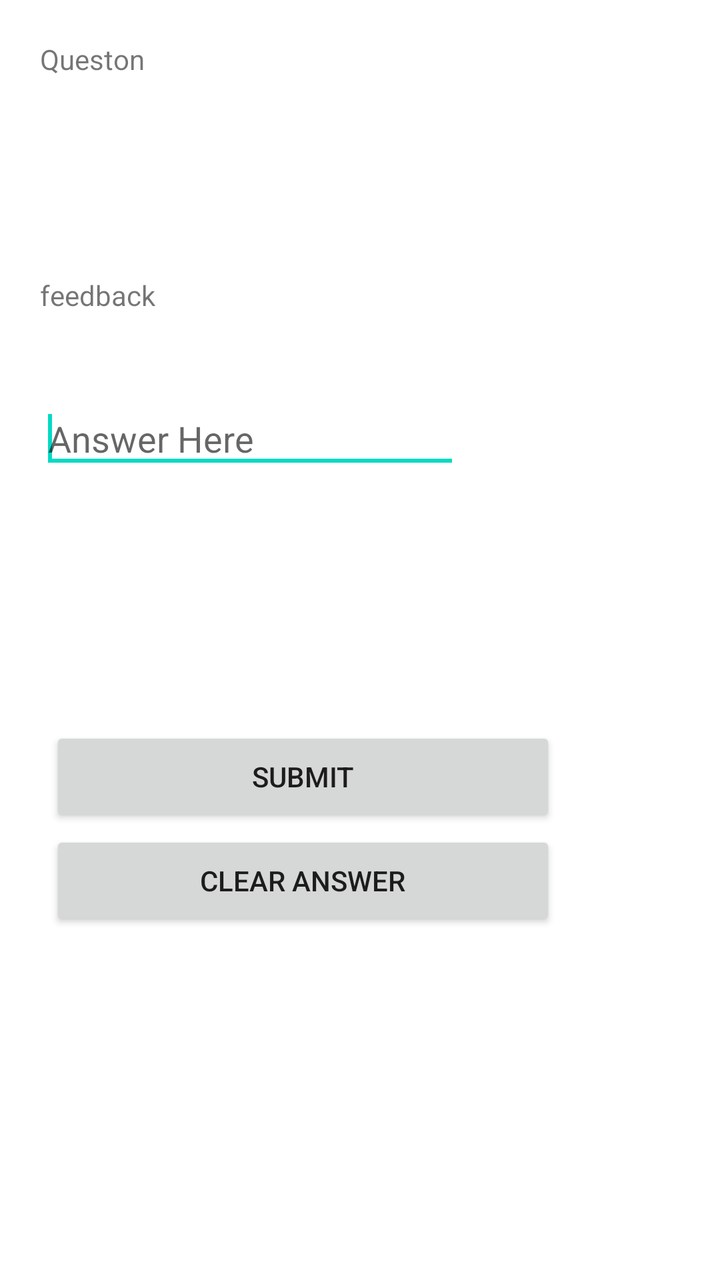
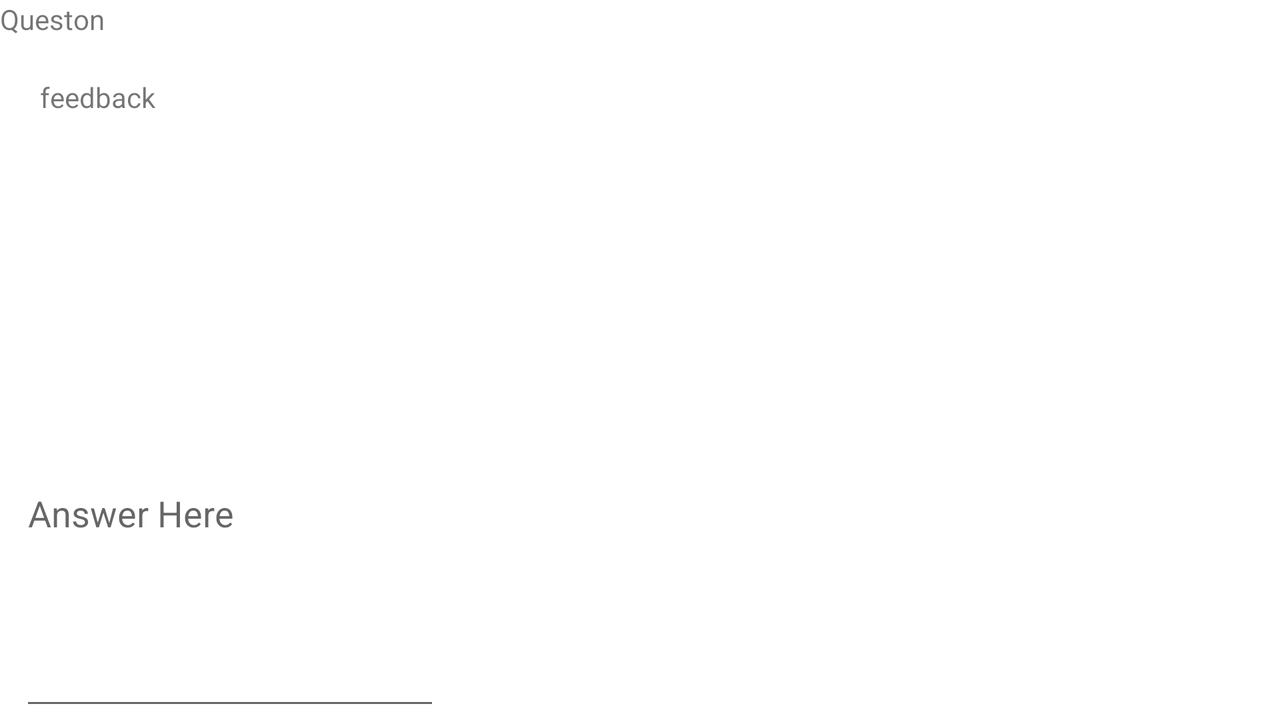

Compare how this app lays out the same screen by default and in its alternative resource folder. The renders come first, then the two layout files and the values they reference.
<!-- AndroidManifest.xml: application theme AppTheme -->
<!-- res/layout/question_dialog.xml -->
<?xml version="1.0" encoding="utf-8"?>
<LinearLayout xmlns:android="http://schemas.android.com/apk/res/android"
    android:layout_width="match_parent"
    android:layout_height="match_parent"
    android:background="#ffffff"
    android:orientation="vertical" >

    <TextView
        android:id="@+id/tvQuestion"
        android:layout_width="wrap_content"
        android:layout_height="wrap_content"
        android:layout_margin="20dp"
        android:text="Queston" />

    <TextView
        android:id="@+id/tvAns"
        android:layout_width="wrap_content"
        android:layout_height="wrap_content"
        android:layout_margin="20dp"
        android:text="" />

    <TextView
        android:id="@+id/tvFeedback"
        android:layout_width="wrap_content"
        android:layout_height="wrap_content"
        android:layout_margin="20dp"
        android:layout_marginBottom="10dp"
        android:layout_marginTop="45dp"
        android:text="feedback" />

    <LinearLayout
        android:layout_width="wrap_content"
        android:layout_height="wrap_content"
        android:layout_marginTop="20dp" >

        <EditText
            android:id="@+id/etAnswer"
            android:layout_width="wrap_content"
            android:layout_height="wrap_content"
            android:layout_marginLeft="20dp"
            android:layout_marginRight="20dp"
            android:ems="10"
            android:hint="Answer Here" >

            <requestFocus />
        </EditText>

       

    </LinearLayout>

    

	 <ImageView
            android:id="@+id/imageView1"
            android:layout_width="100dp"
            android:layout_height="100dp"
            android:layout_marginLeft="100dp"
            android:layout_marginRight="100dp"
            android:layout_marginTop="20dp" />
	 
    <Button
        android:id="@+id/btAnsSubmit"
        android:layout_width="253dp"
        android:layout_height="50dp"
        android:layout_marginTop="5dp"
        android:layout_marginLeft="25dp"
        android:text="Submit" />

    <Button
        android:id="@+id/bt2AnsClear"
        android:layout_width="253dp"
        android:layout_height="50dp"
        android:layout_marginTop="2dp"
        android:layout_marginLeft="25dp"
        android:onClick="clearAnswer"
        android:text="Clear Answer" />

</LinearLayout>
<!-- resources referenced by this layout -->
<resources>

</resources>
<!-- res/layout-land/question_dialog.xml (the author's variant of the layout above) -->
<!-- drawn on the phone turned sideways -->
<?xml version="1.0" encoding="utf-8"?>
<LinearLayout xmlns:android="http://schemas.android.com/apk/res/android"
    android:layout_width="wrap_content"
    android:layout_height="wrap_content"
    android:background="#ffffff"
    android:orientation="vertical" >

    <TextView
        android:id="@+id/tvQuestion"
        android:layout_width="wrap_content"
        android:layout_height="wrap_content"
        android:layout_margin="0dp"
        android:text="Queston" />

    <TextView
        android:id="@+id/tvFeedback"
        android:layout_width="wrap_content"
        android:layout_height="wrap_content"
        android:layout_margin="20dp"
        android:layout_marginBottom="5dp"
        android:layout_marginTop="5dp"
        android:text="feedback" />

    <ImageView
        android:id="@+id/imageView1"
        android:layout_width="70dp"
        android:layout_height="70dp"
        android:layout_marginLeft="10dp"
        android:layout_marginRight="5dp"
        android:layout_marginTop="2dp" />

    <EditText
        android:id="@+id/etAnswer"
        android:layout_width="wrap_content"
        android:layout_height="match_parent"
        android:layout_marginLeft="10dp"
        android:layout_marginRight="5dp"
        android:ems="10"
        android:hint="Answer Here" />

    <Button
        android:id="@+id/btAnsSubmit"
        android:layout_width="150dp"
        android:layout_height="38dp"
        android:layout_marginLeft="350dp"
        android:layout_marginTop="0dp"
        android:text="Submit" />

    <Button
        android:id="@+id/bt2AnsClear"
        android:layout_width="150dp"
        android:layout_height="38dp"
        android:layout_marginLeft="350dp"
        android:layout_marginTop="0dp"
        android:onClick="clearAnswer"
        android:text="Clear Answer" />

    <TextView
        android:id="@+id/tvAns"
        android:layout_width="wrap_content"
        android:layout_height="wrap_content"
        android:layout_margin="20dp"
        android:text="" />

    <LinearLayout
        android:layout_width="wrap_content"
        android:layout_height="wrap_content"
        android:layout_marginTop="20dp" >

       

    </LinearLayout>

    

</LinearLayout>
